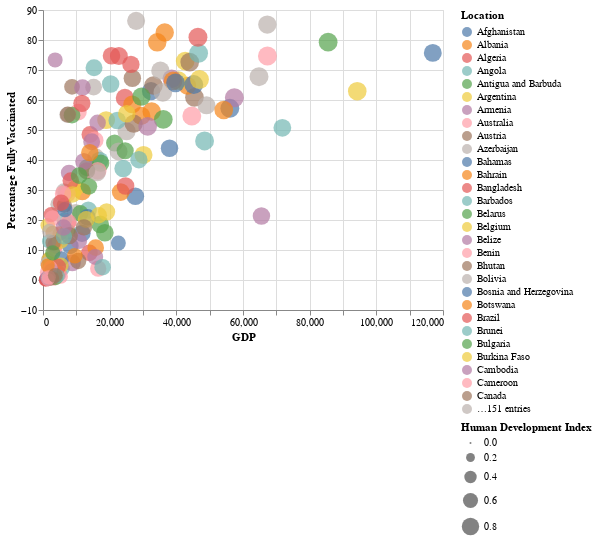

The notebook cell this image was saved under:
### Code cell
alt.Chart(test).mark_circle().encode(
    alt.X('GDP', scale=alt.Scale(zero=False)),
    alt.Y('Percentage Fully Vaccinated', scale=alt.Scale(zero=False, padding=1)),
    color='Location',
    size='Human Development Index'
)

### Figure 1 — Vega-Lite specification as saved in the notebook (floating-point values rounded to 4 significant figures; data arrays with more than 128 entries replaced by an {"elided": "..."} marker saying what was removed)
{"config": {"view": {"continuousWidth": 400, "continuousHeight": 300}}, "data": {"name": "data-754dc0233c33d61b7be66d682d00a8c9"}, "mark": "circle", "encoding": {"color": {"type": "nominal", "field": "Location"}, "size": {"type": "quantitative", "field": "Human Development Index"}, "x": {"type": "quantitative", "field": "GDP", "scale": {"zero": false}}, "y": {"type": "quantitative", "field": "Percentage Fully Vaccinated", "scale": {"padding": 1, "zero": false}}}, "$schema": "https://vega.github.io/schema/vega-lite/v4.8.1.json", "datasets": {"data-754dc0233c33d61b7be66d682d00a8c9": {"elided": "189 records"}}}
